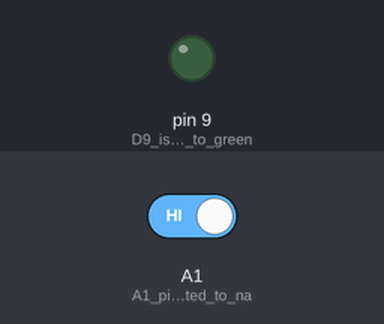
A sketch run on a simulated Arduino Uno, built with avr-gcc and run on an emulated ATmega328P. Parts: output pins drawn as LEDs (lit = HIGH). Inputs (shaded band) come from the test bench; at power-on: A1 (A1_pin_is_connected_to_na) HIGH.

Above: at 1.2 s.
1.3 s: A1 (A1_pin_is_connected_to_na) driven LOW
At 2.6 s:
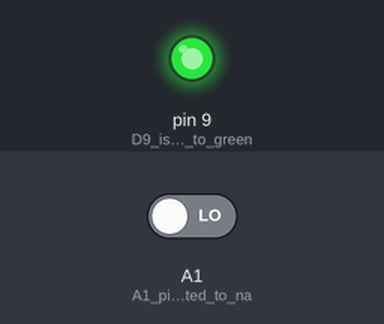
Timing chart, 0 to 4.3 s (numbered marks = the images above; inputs shaded):
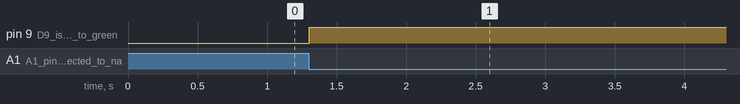

Measured:
- after the input at 1.3 s, pin 9 (D9_is_connected_to_green): LOW → HIGH at once

The sketch:

Button_input.ino
```cpp
/*Arduino IDE version: 1.8.3
  Tested on: ARBD 1
  Microcontroller: Atmega 328 p
  written by: Anurag Aggarwal
  Date: 05/30/2019*/

int current, previous;

void setup() {
  pinMode(9, OUTPUT);       //D9 is connected to green led
  pinMode(A1, INPUT);       //A1 pin is connected to navi_button
}

void loop()
{
  previous = digitalRead(A1);     //read navi_button value
  if (previous == LOW) {
    delay(5);                     //5 mili sec delay is given to remove bouncing time
    current = digitalRead(A1);    //read navi_button value after skipping bouncing time
    if (previous == current)      //if both condition is equal then it high the output
    {
      digitalWrite(9, HIGH);      //now green led will glow when navi_button is pressed
    }
  }
}
```
